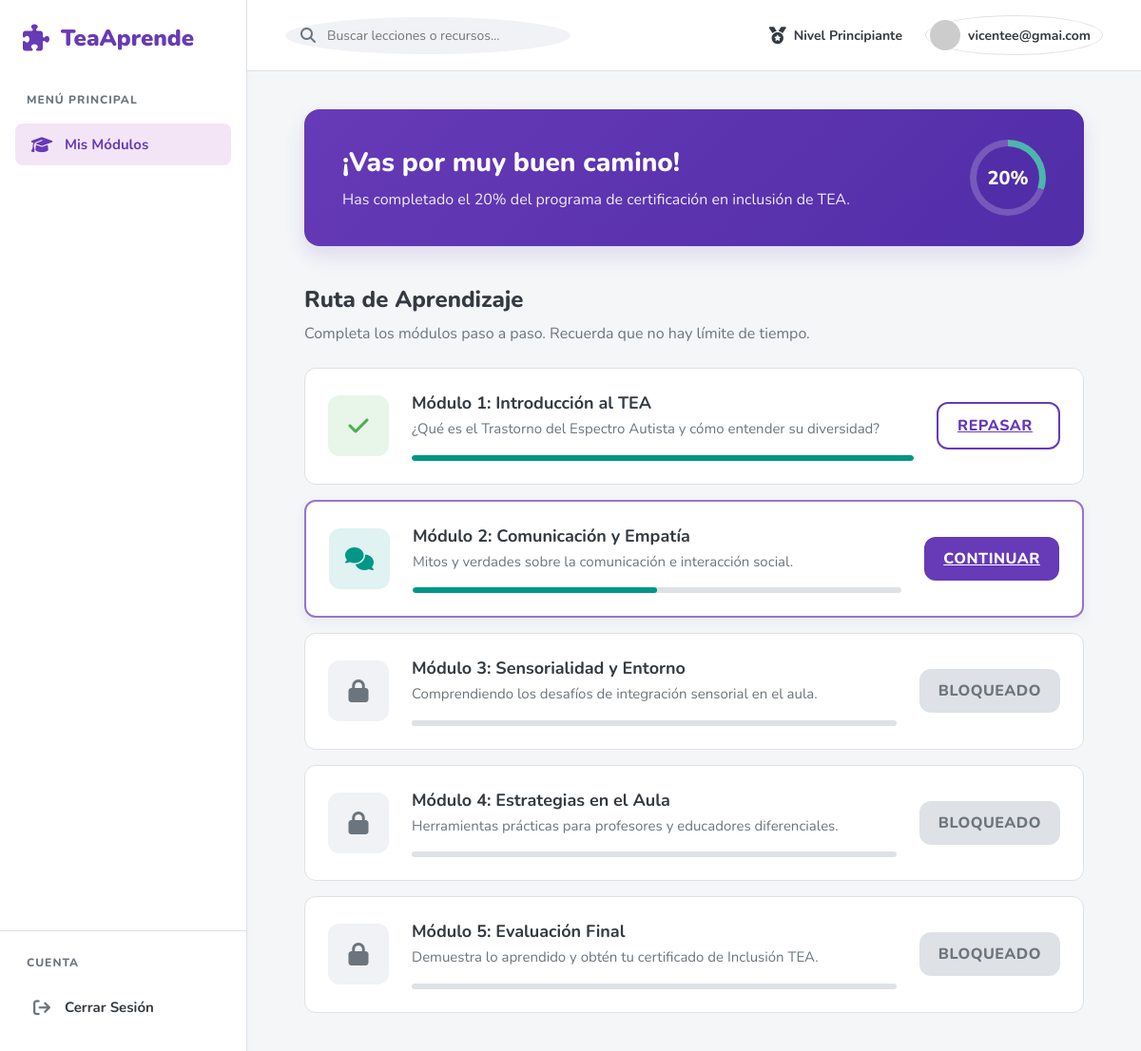
Page /dashboard/ (signed in) on the earlier database version.
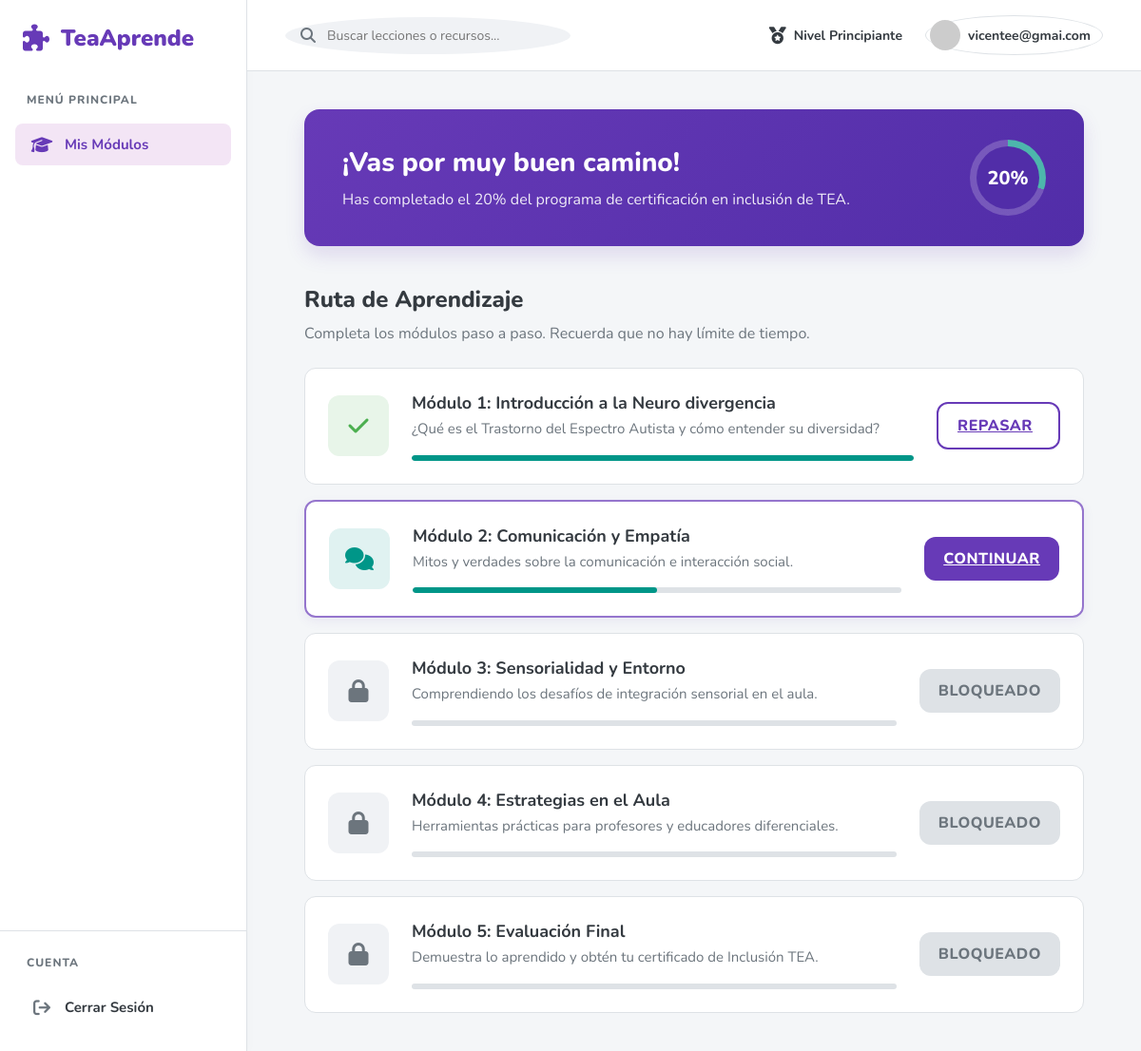
Same page on the later database version.
### cursos/models.py (models this page shows, shortened)
class Modulo(models.Model):
    titulo = models.CharField(max_length=200)
    descripcion = models.TextField()
    orden = models.PositiveIntegerField() # aca guardamos el orden 1, 2, 3...
    icono = models.CharField(max_length=50, default='fa-solid fa-puzzle-piece')
    class Meta:
        ordering = ['orden']

### cursos/views.py (the view)
# urls.py: path('dashboard/', dashboard_view, name='dashboard'),
@login_required(login_url='login')
def dashboard_view(request):
    usuario = request.user.username
    modulos = Modulo.objects.prefetch_related('lecciones').all()
    modulos_completados = 0
    modulo_anterior_completo = True
    for modulo in modulos:
        lecciones = modulo.lecciones.all()
        total_lecciones = len(lecciones)
        lecciones_completadas = sum(1 for leccion in lecciones if leccion.completada)
        modulo.progreso = int((lecciones_completadas / total_lecciones) * 100) if total_lecciones > 0 else 0
        modulo.esta_completo = (total_lecciones > 0 and lecciones_completadas == total_lecciones)
        modulo.desbloqueado = modulo_anterior_completo
        modulo_anterior_completo = modulo.esta_completo
        if modulo.esta_completo:
            modulos_completados += 1
    total_modulos = len(modulos)
    progreso_general = int((modulos_completados / total_modulos) * 100) if total_modulos > 0 else 0
    if progreso_general >= 76: nivel = 'Experto'
    elif progreso_general >= 51: nivel = 'Avanzado'
    elif progreso_general >= 26: nivel = 'Intermedio'
    else: nivel = 'Principiante'
    data = {
        'usuario': usuario,
        'modulos': modulos,
        'progreso_general': progreso_general,
        'nivel': nivel,
    }
    return render(request, 'dashboard.html', data)

### templates/dashboard.html (shortened to what this page needs)
{% load static %}
<!DOCTYPE html>
<html lang="es">
<head>
    <link rel="stylesheet" href="{% static 'css/styles.css' %}">
    <link rel="stylesheet" href="https://cdnjs.cloudflare.com/ajax/libs/font-awesome/6.4.0/css/all.min.css">
</head>
<body class="dashboard-body">
    <div class="app-layout">
        <aside class="sidebar">
            <div class="sidebar-logo">
                <i class="fa-solid fa-puzzle-piece"></i> TeaAprende
            </div>
            <nav class="sidebar-nav">
                <p class="nav-section-title">MENÚ PRINCIPAL</p>
                <a href="{% url 'dashboard' %}" class="sidebar-item active"><i class="fa-solid fa-graduation-cap"></i> Mis Módulos</a>
            </nav>
            <div class="sidebar-footer">
                <p class="nav-section-title">CUENTA</p>
                <a href="{% url 'logout' %}" class="sidebar-item"><i class="fa-solid fa-arrow-right-from-bracket"></i> Cerrar Sesión</a>
            </div>
        </aside>
        <div class="main-content">
            <header class="top-bar">
                <div class="search-bar">
                    <i class="fa-solid fa-search"></i>
                    <input type="text" placeholder="Buscar lecciones o recursos...">
                </div>
                <div class="user-stats">
                    <div class="stat-item">
                        <i class="fa-solid fa-medal"></i> Nivel {{ nivel }}
                    </div>
                    <div class="stat-item user-profile">
                        <img src="https://ui-avatars.com/api/?name={{ usuario }}&background=009688&color=fff&rounded=true" alt="Perfil" class="profile-pic">
                        <span>{{ usuario }}</span>
                    </div>
                </div>
            </header>
            <main class="dashboard-container">
                <div class="progress-banner">
                    <div class="banner-text">
                        <h2>¡Vas por muy buen camino!</h2>
                        <p>Has completado el {{ progreso_general }}% del programa de certificación en inclusión de TEA.</p>
                    </div>
                    <div class="banner-chart">
                        <div class="circular-progress">
                            <span>{{ progreso_general }}%</span>
                        </div>
                    </div>
                </div>
                <div class="section-header">
                    <h2>Ruta de Aprendizaje</h2>
                    <p>Completa los módulos paso a paso. Recuerda que no hay límite de tiempo.</p>
                </div>
                <div class="modules-grid">
                    {% for modulo in modulos %}
                        {% with primera_leccion=modulo.lecciones.first %}
                        {% if modulo.esta_completo %}
                            <div class="module-card completed">
                                <div class="module-icon"><i class="fa-solid fa-check"></i></div>
                                <div class="module-content">
                                    <h3>Módulo {{ modulo.orden }}: {{ modulo.titulo }}</h3>
                                    <p>{{ modulo.descripcion }}</p>
                                    <div class="progress-bar-container mini">
                                        <div class="progress-bar" style="width: {{ modulo.progreso }}%"></div>
                                    </div>
                                </div>
                                <a href="{% url 'leccion' primera_leccion.id %}" class="module-action-btn btn-secondary">Repasar</a>
                            </div>
                        {% elif modulo.desbloqueado %}
                            <div class="module-card active">
                                <div class="module-icon current-icon"><i class="{{ modulo.icono }}"></i></div>
                                <div class="module-content">
                                    <h3>Módulo {{ modulo.orden }}: {{ modulo.titulo }}</h3>
                                    <p>{{ modulo.descripcion }}</p>
                                    <div class="progress-bar-container mini">
                                        <div class="progress-bar" style="width: {{ modulo.progreso }}%"></div>
                                    </div>
                                </div>
                                <a href="{% url 'leccion' primera_leccion.id %}" class="module-action-btn btn-primary">Continuar</a>
                            </div>
                        {% else %}
                            <div class="module-card locked">
                                <div class="module-icon"><i class="fa-solid fa-lock"></i></div>
                                <div class="module-content">
                                    <h3>Módulo {{ modulo.orden }}: {{ modulo.titulo }}</h3>
                                    <p>{{ modulo.descripcion }}</p>
                                    <div class="progress-bar-container mini">
                                    </div>
                                </div>
                                <button class="module-action-btn btn-disabled" disabled>Bloqueado</button>
                            </div>
                        {% endif %}
                        {% endwith %}
                    {% endfor %}
                </div>
            </main>
        </div>
    </div>
</body>
</html>

Differences in the rows shown:
changed Modulo "¿Qué es el Trastorno del Espectro Autista y cómo entender su diversidad?": titulo "Introducción al TEA" → "Introducción a la Neuro divergencia"
